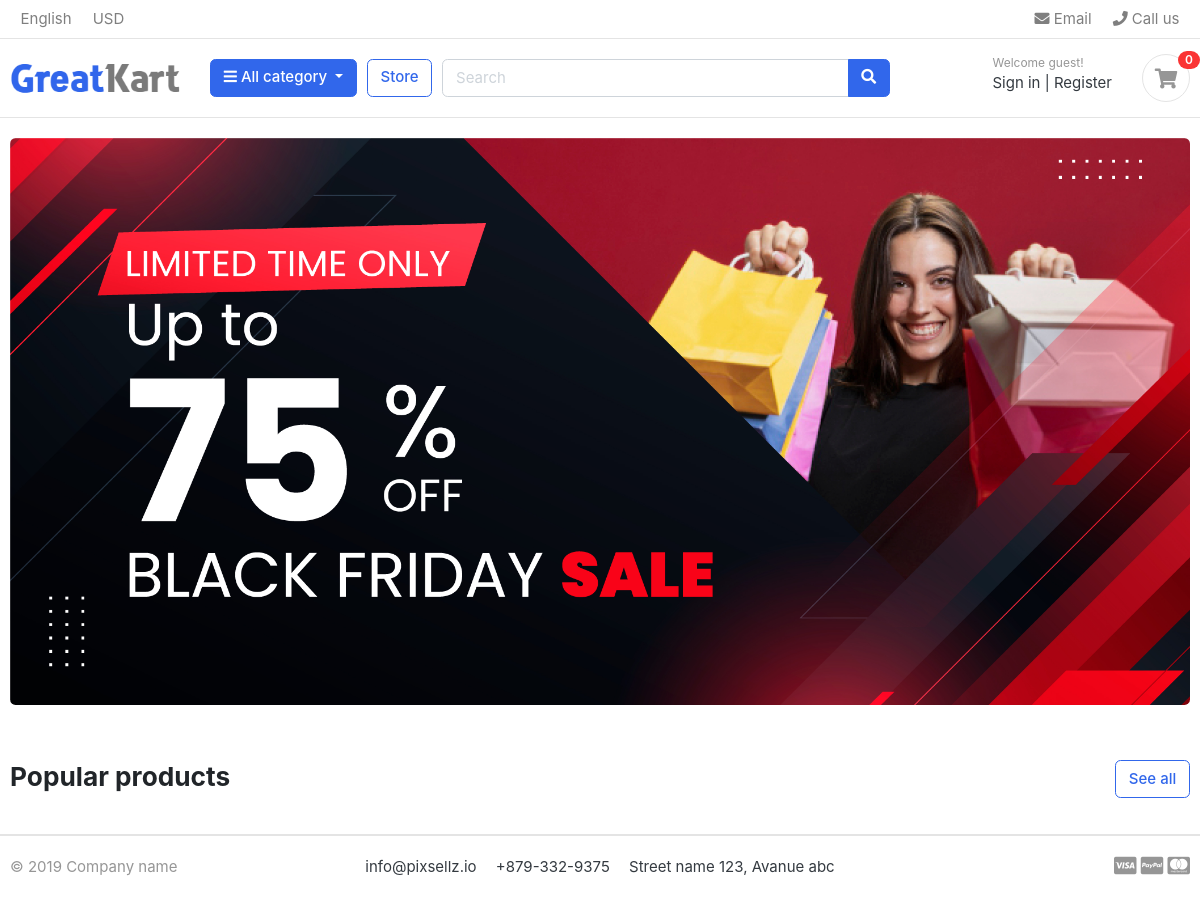
Before: / with the older database file.
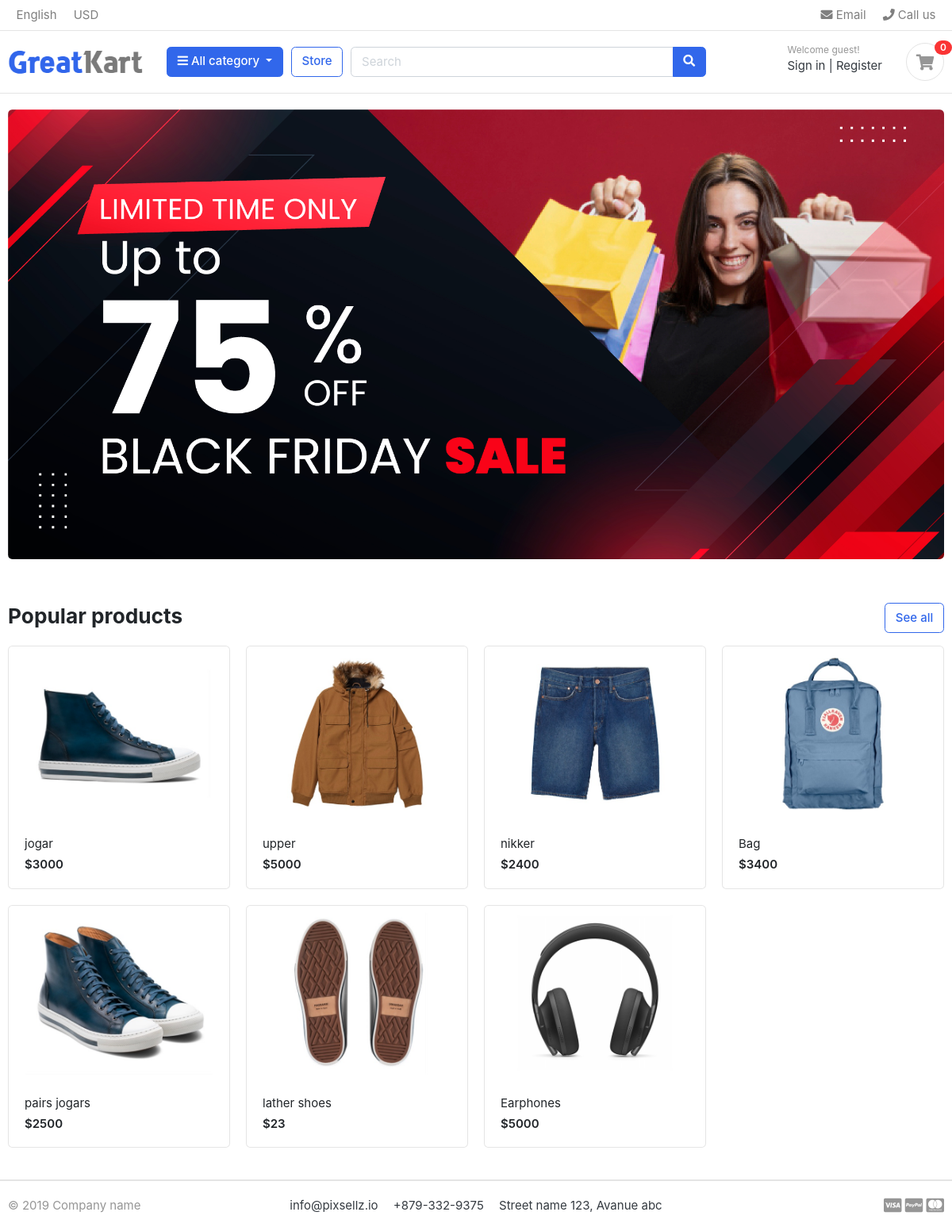
After: the same page with the newer database file.
### store/models.py (models this page shows, shortened)
class Product(models.Model):
    product_name = models.CharField(max_length=200, unique= True)
    slug = models.SlugField(max_length=200, unique=True)
    description = models.TextField(max_length=1000, blank=True)
    price = models.IntegerField()
    images = models.ImageField(upload_to = 'photos/products')
    stock = models.IntegerField()
    is_available = models.BooleanField(default= True)
    category = models.ForeignKey(Category, on_delete=models.CASCADE)
    created_date = models.DateTimeField(auto_now_add=True)
    modified_date = models.DateTimeField(auto_now=True)
    def get_url(self):
        return reverse('product_detail', args=[self.category.slug, self.slug])

### Greatkart/views.py (the view)
# urls.py: 2. Add a URL to urlpatterns:  path('', views.home, name='home')
def home(request):
    products = Product.objects.all().filter(is_available = True)
    context = {
        'products': products
    }
    return render(request, 'home.html', context)

### carts/context_processors.py (called while the page is built)
def counter(request):
    cart_count = 0
    if 'admin' in request.path:
        return {}
    else:
        try:
            cart = Cart.objects.filter(cart_id=_cart_id(request))
            cart_items = CartItem.objects.all().filter(cart = cart[:1])
            for cart_item in cart_items:
                cart_count += cart_item.quantity
        except CartItem.DoesNotExist:
            cart_count = 0
    return dict(cart_count = cart_count)

### carts/views.py (called while the page is built)
def _cart_id(request):
    cart = request.session.session_key
    if not cart:
        cart = request.session.create()
    return cart

### category/context_processors.py (called while the page is built)
def menu_links(request):
    links = Category.objects.all()
    return dict(link = links)

### templates/home.html
{% extends 'base.html' %}
{% load static %}
{% block content %}
<section class="section-intro padding-y-sm">
<div class="container">
<div class="intro-banner-wrap">
	<img src="{%static 'images/banners/cover.jpg'%}" class="img-fluid rounded">
</div>
</div>
</section>
<section class="section-name padding-y-sm">
<div class="container">
<header class="section-heading">
	<a href="{%url 'home'%}" class="btn btn-outline-primary float-right">See all</a>
	<h3 class="section-title">Popular products</h3>
</header>
<div class="row">
	{%for product in products %}
	<div class="col-md-3">
		<div class="card card-product-grid">
			<a href="{{ product.get_url }}" class="img-wrap"> <img src="{{product.images.url}}"> </a>
			<figcaption class="info-wrap">
				<a href="{{ product.get_url }}" class="title">{{product.product_name}}</a>
				<div class="price mt-1">${{product.price}}</div>
			</figcaption>
		</div>
	</div>
	{%endfor%}
</div>
</div>
</section>
</body>
</html>
{% endblock %}

### templates/base.html (shortened to what this page needs)
{% load static %}
<!DOCTYPE HTML>
<html lang="en">
<head>
<link href="{% static 'css/bootstrap.css'%}" rel="stylesheet" type="text/css"/>
<link href="{% static 'fonts/fontawesome/css/all.min.css'%}" type="text/css" rel="stylesheet">
<link href="{%static 'css/ui.css'%}" rel="stylesheet" type="text/css"/>
<link href="{%static 'css/responsive.css'%}" rel="stylesheet" media="only screen and (max-width: 1200px)" />
</head>
<body>
     {% include 'includes/navbar.html'%}
    {%block content%}{% endblock%}
    {% include 'includes/footer.html'%}

### templates/includes/navbar.html (shortened to what this page needs)
{%load static%}
<header class="section-header">
    <nav class="navbar p-md-0 navbar-expand-sm navbar-light border-bottom">
    <div class="container">
      <div class="collapse navbar-collapse" id="navbarTop4">
        <ul class="navbar-nav mr-auto">
            <li class="nav-item dropdown">
                 <a href="#" class="nav-link">   English </a>
            </li>
            <li class="nav-item dropdown">
                <a href="#" class="nav-link"> USD </a>
            </li>
        </ul>
        <ul class="navbar-nav">
            <li><a href="#" class="nav-link"> <i class="fa fa-envelope"></i> Email </a></li>
            <li><a href="#" class="nav-link"> <i class="fa fa-phone"></i> Call us </a></li>
        </ul>
      </div>
    </div>
    </nav>
    <section class="header-main border-bottom">
        <div class="container">
    <div class="row align-items-center">
        <div class="col-lg-2 col-md-3 col-6">
            <a href="{% url 'home'%}" class="brand-wrap">
                <img class="logo" src="{%static './images/logo.png'%}">
            </a>
        </div>
        <div class="col-lg col-sm col-md col-6 flex-grow-0">
            <div class="category-wrap dropdown d-inline-block float-right">
                <button type="button" class="btn btn-primary dropdown-toggle" data-toggle="dropdown">
                    <i class="fa fa-bars"></i> All category
                </button>
            </div>
        </div>
        <a href="{% url 'store'%}" class="btn btn-outline-primary">Store</a>
        <div class="col-lg  col-md-6 col-sm-12 col">
            <form action="#" class="search">
                <div class="input-group w-100">
                    <input type="text" class="form-control" style="width:60%;" placeholder="Search">
                    <div class="input-group-append">
                      <button class="btn btn-primary" type="submit">
                        <i class="fa fa-search"></i>
                      </button>
                    </div>
                </div>
            </form>
        </div>
        <div class="col-lg-3 col-sm-6 col-8 order-2 order-lg-3">
                    <div class="d-flex justify-content-end mb-3 mb-lg-0">
                        <div class="widget-header">
                            <small class="title text-muted">Welcome guest!</small>
                            <div>
                                <a href="./signin.html">Sign in</a> <span class="dark-transp"> | </span>
                                <a href="./register.html"> Register</a>
                            </div>
                        </div>
                        <a href="{% url 'cart' %}" class="widget-header pl-3 ml-3">
                            <div class="icon icon-sm rounded-circle border"><i class="fa fa-shopping-cart"></i></div>
                            <span class="badge badge-pill badge-danger notify">{{cart_count}}</span>
                        </a>
                    </div>
                </div>
    </div>
        </div>
    </section>
    </header>

### templates/includes/footer.html
<footer class="section-footer border-top">
	<div class="container">
		<section class="footer-bottom border-top row">
			<div class="col-md-2">
				<p class="text-muted"> &copy 2019 Company name </p>
			</div>
			<div class="col-md-8 text-md-center">
				<span  class="px-2">info@pixsellz.io</span>
				<span  class="px-2">+879-332-9375</span>
				<span  class="px-2">Street name 123, Avanue abc</span>
			</div>
			<div class="col-md-2 text-md-right text-muted">
				<i class="fab fa-lg fa-cc-visa"></i>
				<i class="fab fa-lg fa-cc-paypal"></i>
				<i class="fab fa-lg fa-cc-mastercard"></i>
			</div>
		</section>
	</div>
</footer>

### static/css/ui.css (style rules this page uses)
html { font-family: "Inter", sans-serif; font-size: 15px; }
.img-wrap { text-align: center; display: block; }
.img-wrap img { max-width: 100%; }
.icon-xs, .icon-sm, .icon-md, .icon-lg { display: inline-block; text-align: center; flex-shrink: 0; flex-grow: 0; }
.icon-sm { width: 48px; height: 48px; line-height: 48px !important; font-size: 20px; }
.padding-y-sm { padding-top: 20px; padding-bottom: 20px; }
.section-heading { margin-bottom: 20px; margin-top: 15px; }
.section-title { color: #212529; }
p:last-child { margin-bottom: 0; }
.header-main { position: relative; padding-top: 1rem; padding-bottom: 1rem; }
.brand-wrap .logo, .navbar-brand .logo { margin-right: 7px; max-height: 42px; display: inline-block; }
.widget-header { display: inline-block; vertical-align: middle; position: relative; }
.widget-header a { color: #343a40; }
.widget-header i { color: #969696; }
.widget-header .title { display: block; }
.widget-header .notify { position: absolute; top: -3px; right: -10px; }
.footer-bottom { padding-top: 20px; padding-bottom: 20px; }
[class*=card-product] a.title { color: #212529; display: block; }
[class*=card-product] .img-wrap { overflow: hidden; position: relative; }
[class*=card-product] .img-wrap img { height: 100%; max-width: 100%; width: auto; display: inline-block; -o-object-fit: cover; object-fit: cover; }
.card-product-grid { margin-bottom: 20px; }
.card-product-grid .img-wrap { border-radius: 0.2rem 0.2rem 0 0; height: 220px; }
.card-product-grid .info-wrap { overflow: hidden; padding: 18px 20px; }
.card .img-wrap { overflow: hidden; }
.notify { position: absolute; top: -4px; right: -10px; display: inline-block; padding: 0.25em 0.6em; font-size: 12px; line-height: 1; text-align: center; border-radius: 3rem; color: #fff; background-color: #fa3434; }
.price { font-weight: 600; color: #212529; }

Changed rows visible on the page:
added Product: images (picture), product_name "jogar", price "3000"
added Product: images (picture), product_name "upper", price "5000"
added Product: images (picture), product_name "nikker", price "2400"
added Product: images (picture), product_name "Bag", price "3400"
added Product: images (picture), product_name "pairs jogars", price "2500"
added Product: images (picture), product_name "lather shoes", price "23"
added Product: images (picture), product_name "Earphones", price "5000"
